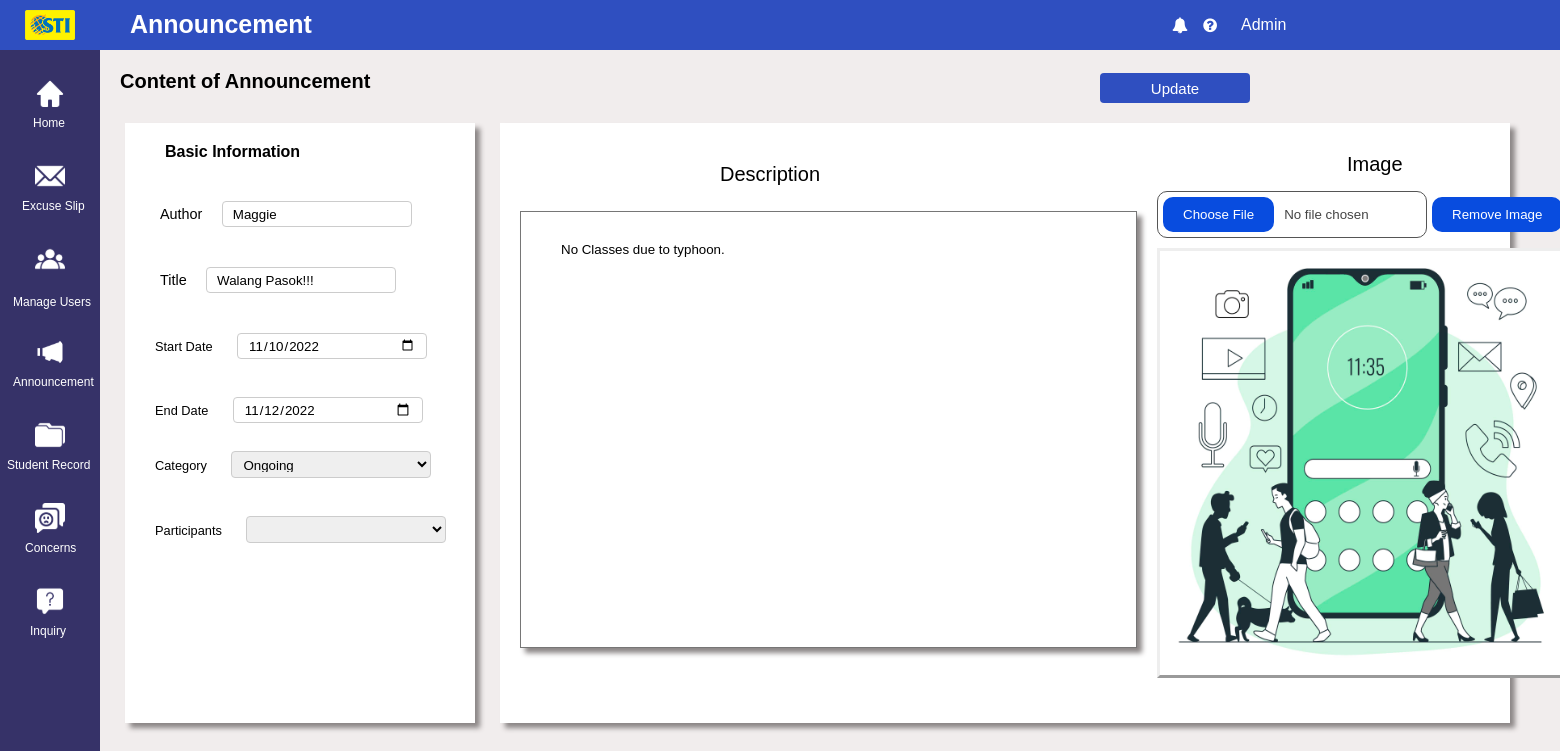
/Admin/Update_Announcement.php?id=1710009766, run on the app's committed database.
### tables this page shows
CREATE TABLE `announcement` (
  `Announcement_ID` int(255) NOT NULL,
  `Title` varchar(500) NOT NULL,
  `Participants` varchar(500) NOT NULL,
  `Category` varchar(500) NOT NULL,
  `Author` varchar(500) NOT NULL,
  `Description` varchar(500) NOT NULL,
  `Start_Date` date NOT NULL,
  `End_Date` date NOT NULL,
  `Image` varchar(500) NOT NULL
);

### Admin/Update_Announcement.php (the view, shortened to what this page needs)
<?php
require 'config.php';
?>
<!DOCTYPE html>
<html lang="en">
<head>
    <link rel="stylesheet" href="Update_Announcement.css">
    <link rel="stylesheet" href="https://stackpath.bootstrapcdn.com/font-awesome/4.7.0/css/font-awesome.min.css">
    <link class="jsbin" href="http://ajax.googleapis.com/ajax/libs/jqueryui/1/themes/base/jquery-ui.css" rel="stylesheet" type="text/css"/>
</head>
<body>
    <div class="container">
        <div class="navigation">
            <ul>
                <li>
                    <a href="">
                    </a>
                </li>
                <li>
                    <a href="dash.php">
                    <span class="icon"><img src="images/sidebar_menu/Home.svg" alt=""></span>
                    <span class="titleh" ><br>Home</span>
                    </a>
                </li>
                <li>
                    <a href="Lists_of_Excuse_Letter.php">
                    <span class="icon"><img src="images/sidebar_menu/Excuse_slip.svg" alt=""></span>
                    <span class="titlee" ><br>Excuse Slip</span>
                    </a>
                </li>
                <li><a href="">
                    <div class="dropdown1">
                        <span class="icon" style="padding-top: -100px;"><img src="images/sidebar_menu/Manage_Users.svg" alt=""></span>
                        <a class="dropbtn1" style="margin-top: -40px;">
                            <span class="title1">Manage Users</span>
                        </a>
                    </div></a>
                </li>
                <li>
                    <a href="Lists_of_Announcement.php">
                    <span class="icon"><img src="images/sidebar_menu/Announcement.svg" alt=""></span>
                    <span class="title1" ><br>Announcement</span>
                    </a>
                </li>
                <li>
                    <a href="Student_Record.php">
                    <span class="icon"><img src="images/sidebar_menu/Student_Record.svg" alt=""></span>
                    <span class="title2" ><br>Student Record</span>
                    </a>
                </li>
                <li>
                    <a href="Lists_of_Concerns.php">
                    <span class="icon"><img src="images/sidebar_menu/Concerns.svg" alt=""></span>
                    <span class="title3" ><br>Concerns</span>
                    </a>
                </li>
                <li>
                    <a href="List_of_Inquiries.php">
                    <span class="icon"><img src="images/sidebar_menu/Inquiry.svg" alt=""></span>
                    <span class="title4" ><br>Inquiry</span>
                    </a>
                </li>
            </ul>
        </div>
        <div class="main">
            <span id="logo"><img src="images/sti_logo.png" alt=""></span>
            <div class="topbar">
                <div class="toptitle">
                    <h2>Announcement</h2>
                </div>
                <div class="icons">
                    <i class="fa fa-bell"></i>
                    <i class="fa fa-question-circle"></i>
                </div>
                <div class="dropdown">
                    <button class="dropbtn">Admin</button>
                </div>
                </div>
                </div>
                <div class="main1">
                    <div class="title2">
                      <h1>Content of Announcement</h1>
                      <form action="code.php" method="POST" enctype="multipart/form-data">
                      <input type="submit" class="btnn" name="update_announcement" value="Update" style=" position:absolute; width: 150px; height: 30px; margin-top: -40px; margin-left: 1000px; font-size: 15px;">
                    </div>
                    <div class="bsinfo">
                        <h4>Basic Information</h4>
                        <div class="info">
                        <?php
                                    if(isset($_GET['id']))
                                    {
                                        $announcement_id = mysqli_real_escape_string($link, $_GET['id']);
                                        $query = "SELECT * FROM `announcement` WHERE Announcement_ID='$announcement_id' ";
                                        $query_run = mysqli_query($link, $query);
                                        if(mysqli_num_rows($query_run) > 0)
                                        {
                                            $announcement = mysqli_fetch_array($query_run);
                                            ?>
                            <label for="Name">Author</label>
                            <span id="btk"> <input type="text" placeholder=""  name="author" value="<?= $announcement['Author']; ?>"></span>
                            <label for="Name">Title</label>
                            <span id="btk"> <input type="text" placeholder=""  name="title" value="<?= $announcement['Title']; ?>"></span>
                            <br>
                            <label for="Date">Start Date</label>
                            <input type="date" placeholder="" id="Date" name="start_date" value="<?= $announcement['Start_Date']; ?>">
                            <br>
                            <br>
                            <label for="Date">End Date</label>
                            <input type="date" placeholder="" id="Date" name="end_date" value="<?= $announcement['End_Date']; ?>">
                        <br>
                        <br>
                        <label for="Violation" name ="Violation">Category</label>
                        <select class="Violation" placeholder="Type of Violation" name="category">
                            <option value="Ongoing"
                            <?php
                                if($announcement['Category'] == "Ongoing")
                                {
                                    echo "selected";
                                }
                                ?>>Ongoing</option>
                            </select>
                            <br>
                        <br>
                            <label for="Violation" name ="Violation">Participants</label>
                        <select class="Violation" placeholder="Type of Violation" name="participants">
                        <option value="<?= $announcement['Participants']; ?>"></option>
                            <option value="All"
                            <?php
                                if($announcement['Participants'] == "All")
                                {
                                    echo "selected";
                                }
                                ?>>All</option>
                            </select>
                        </div>
                    </div>
                    <div class="content">
                        <div class="coninfo">
                            <div id="textarea">
                                <label for="Description" name ="Description">Description</label>
  <textarea id="statement" name="statemen" rows="27" cols="65" style="margin-top: 25px; box-shadow: 5px 5px 5px rgb(139, 134, 134);" required><?php echo $announcement['Description']; ?></textarea>
                            </div>
                        </div>
                        <div class="coninfo1">
                            <label for="Image" name ="Image">Image</label>
                            <input type="file" id="inputFile" style="margin-top: 15px; width: 270px; margin-left: -10px; " name="file" onchange="readURL(this);" /><button type="button" onclick="removeImg()" style="margin-left: 5px; margin-bottom: 5px;">Remove Image</button>
                            <img id="file" src="<?php echo "../Uploads/".$announcement['Image']; ?>" name="file" style="border-style:outset;margin-left: -10px; margin-top: 5px;" height="430" width="410"/>
                        </div>
                    </div>
                <?php
                        }
                        else
                        {
                            echo "<h4>No Such Id Found</h4>";
                        }
                    }
                    ?>
                </div>
                </div>
</body>
</html>

### data on the page
announcement: author "Maggie", title "Walang Pasok!!!", start_date "11/10/2022", end_date "11/12/2022", category "Ongoing", statemen "No Classes due to typhoon.", Image (picture)
